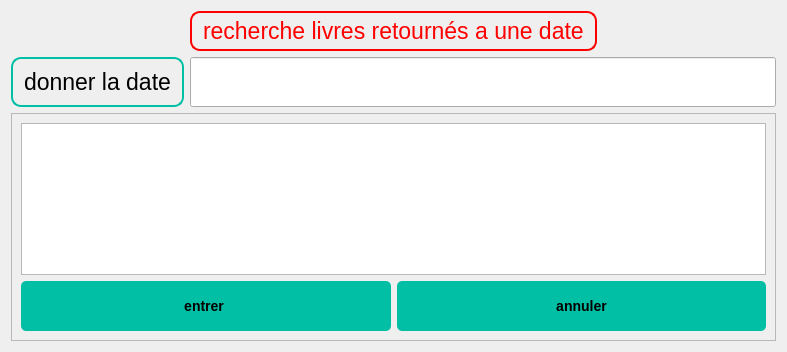
<?xml version="1.0" encoding="UTF-8"?>
<ui version="4.0">
 <class>Dialog</class>
 <widget class="QDialog" name="Dialog">
  <property name="geometry">
   <rect>
    <x>0</x>
    <y>0</y>
    <width>787</width>
    <height>352</height>
   </rect>
  </property>
  <property name="windowTitle">
   <string>Dialog</string>
  </property>
  <property name="styleSheet">
   <string notr="true">QLabel {
    background-color: none;
    border: 2px solid #00BFA5;
    border-radius: 10px;
    padding: 5px;
    color: #000000;
    font-size: 17pt;
    font-family: Arial, sans-serif;
}
QPushButton {
    font-family: &quot;Arial&quot;, sans-serif;
    font-size: 14px;
    font-weight: bold;
    color: #000000;
    background-color: #00BFA5;
    border: none;
    border-radius: 5px;
    padding: 8px 16px;
    text-align: center;
    text-transform: uppercase;
}

QPushButton:hover {
    background-color: #009980;
}
</string>
  </property>
  <layout class="QGridLayout" name="gridLayout">
   <item row="1" column="1">
    <widget class="QLineEdit" name="lineEdit">
     <property name="minimumSize">
      <size>
       <width>0</width>
       <height>50</height>
      </size>
     </property>
    </widget>
   </item>
   <item row="1" column="0">
    <widget class="QLabel" name="label">
     <property name="text">
      <string>donner la date</string>
     </property>
    </widget>
   </item>
   <item row="2" column="0" colspan="2">
    <widget class="QFrame" name="frame_3">
     <property name="minimumSize">
      <size>
       <width>0</width>
       <height>50</height>
      </size>
     </property>
     <property name="frameShape">
      <enum>QFrame::StyledPanel</enum>
     </property>
     <property name="frameShadow">
      <enum>QFrame::Raised</enum>
     </property>
     <layout class="QGridLayout" name="gridLayout_2">
      <item row="1" column="0">
       <widget class="QPushButton" name="pushButton">
        <property name="minimumSize">
         <size>
          <width>0</width>
          <height>50</height>
         </size>
        </property>
        <property name="styleSheet">
         <string notr="true">/* Buttons */
QPushButton {
    font-family: &quot;Arial&quot;, sans-serif;
    font-size: 14px;
    font-weight: bold;
    color: #000000; /* Black text color */
    background-color: #00BFA5; /* Teal button background color */
    border: none;
    border-radius: 5px;
    padding: 8px 16px;
    text-align: center; /* Center align button text */
    text-transform: uppercase; /* Uppercase button text */
}

QPushButton:hover {
    background-color: #009980; /* Darker teal button background color on hover */
}</string>
        </property>
        <property name="text">
         <string>entrer </string>
        </property>
       </widget>
      </item>
      <item row="1" column="1">
       <widget class="QPushButton" name="pushButton_2">
        <property name="minimumSize">
         <size>
          <width>0</width>
          <height>50</height>
         </size>
        </property>
        <property name="styleSheet">
         <string notr="true">/* Buttons */
QPushButton {
    font-family: &quot;Arial&quot;, sans-serif;
    font-size: 14px;
    font-weight: bold;
    color: #000000; /* Black text color */
    background-color: #00BFA5; /* Teal button background color */
    border: none;
    border-radius: 5px;
    padding: 8px 16px;
    text-align: center; /* Center align button text */
    text-transform: uppercase; /* Uppercase button text */
}

QPushButton:hover {
    background-color: #009980; /* Darker teal button background color on hover */
}</string>
        </property>
        <property name="text">
         <string>annuler</string>
        </property>
       </widget>
      </item>
      <item row="0" column="0" colspan="2">
       <widget class="QTableView" name="tableView"/>
      </item>
     </layout>
    </widget>
   </item>
   <item row="0" column="0" colspan="2" alignment="Qt::AlignHCenter">
    <widget class="QLabel" name="label_2">
     <property name="styleSheet">
      <string notr="true">
QLabel {
  background-color: none;
  border: 2px solid red;
  border-radius: 10px;
  padding: 5px;
  color: red;
  font-size: 17pt;
  font-family: Arial, sans-serif;
  

}
</string>
     </property>
     <property name="text">
      <string>recherche livres retournés a une date</string>
     </property>
    </widget>
   </item>
  </layout>
 </widget>
 <resources/>
 <connections/>
</ui>
